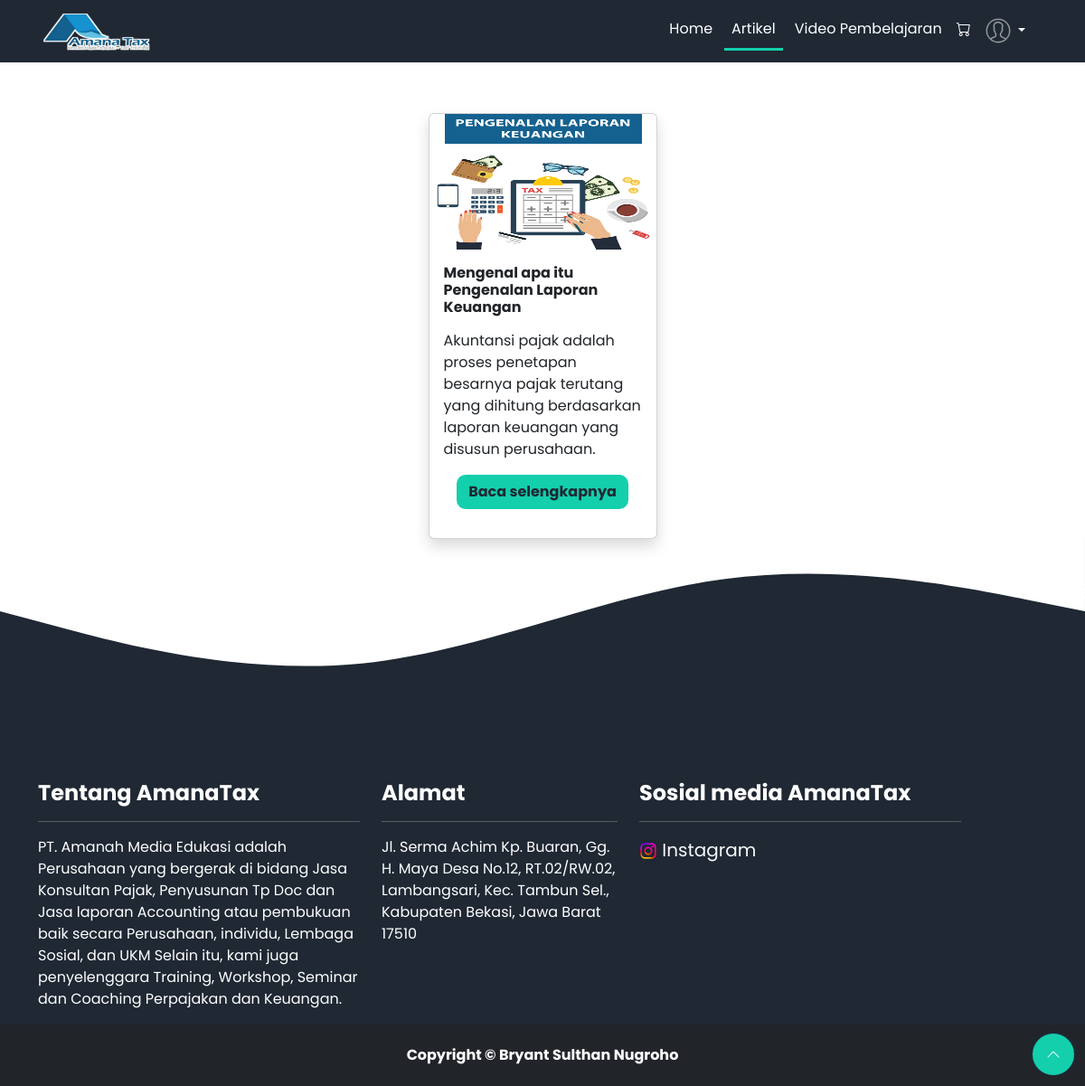
The app's page /user/ListArtikel.php (signed in) with its own data.
### tables this page shows
CREATE TABLE `article` (
  `article_id` int(11) NOT NULL,
  `category_id` int(11) NOT NULL,
  `pict` longtext NOT NULL,
  `title` varchar(255) NOT NULL,
  `slug` varchar(100) NOT NULL,
  `description` text NOT NULL,
  `body` longtext NOT NULL,
  `created_at` timestamp NOT NULL DEFAULT current_timestamp() ON UPDATE current_timestamp(),
  `updated_at` timestamp NOT NULL DEFAULT current_timestamp() ON UPDATE current_timestamp()
);

### user/ListArtikel.php (the view, shortened to what this page needs)
<?php
include '../layouts/meta.php';
include '../layouts/navbar.php';
$All = $config->query("SELECT categories.slug as cs, pict, title, article.slug as sa, category, description, body, article.updated_at FROM article JOIN categories USING (category_id)");
?>
<div class="container mt-5">
    <?php if (isset($_GET['read'])) : ?>
        <?php include 'Read.php'; ?>
    <?php else : ?>
        <div class="row justify-content-center px-3">
            <?php foreach ($All as $a) : ?>
                <div class="col-md-3 mt-2">
                    <div class="card shadow">
                        <img src="../public/uploaded_img/<?= $a['pict'] ?>" class="card-img-top" height="150">
                        <div class="card-body">
                            <h6 class="fw-bold"><?= $a['title'] ?></h6>
                            <p class="card-text"><?= $a['description'] ?></p>
                            <div class="d-flex justify-content-center">
                                <form action="" method="get">
                                    <button type="submit" name="read" id="read" class="btn fw-bold">Baca selengkapnya</button>
                                </form>
                            </div>
                        </div>
                    </div>
                </div>
            <?php endforeach; ?>
        </div>
    <?php endif; ?>
</div>
<?php include '../layouts/footer.php'; ?>

### user/ListArtikel.php (style rules this page uses)
#read { background-color: #13cfac; color: #1f2833; border-radius: 10px; }

### records on screen
article: pict (picture), title "Mengenal apa itu Pengenalan Laporan Keuangan", description "Akuntansi pajak adalah proses penetapan besarnya pajak terutang yang dihitung berdasarkan laporan keuangan yang disusun perusahaan."
